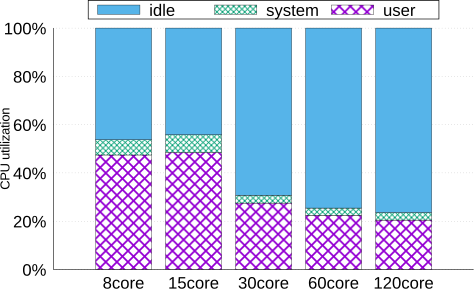

This chart was generated by the following gnuplot code:
set font "arial,12" 
set border 3 front lt black linewidth 0.500 dashtype solid
set boxwidth 0.80 absolute
set style fill   pattern 1 border lt -1
#set style fill  solid 1.00 border lt -1
set grid nopolar
set grid noxtics nomxtics ytics nomytics noztics nomztics \
 nox2tics nomx2tics noy2tics nomy2tics nocbtics nomcbtics
set grid layerdefault   lt 0 linewidth 0.600,  lt 0 linewidth 0.600
set key above horizontal Left reverse enhanced autotitle columnhead box lt black linewidth 2.000 dashtype solid font "arial,18" 
set style histogram columnstacked title textcolor lt 1 
set datafile missing '-'
set style data histograms
set xtics border in scale 1,0.5 nomirror norotate font "arial,18" autojustify
#set xtics rotate by -45
set xtics  norangelimit
set xtics   ()
set ytics border in scale 0,0 mirror norotate  autojustify font "arial,18"
set ylabel "CPU utilization"  font "arial,14"
set ztics border in scale 0,0 nomirror norotate  autojustify
set cbtics border in scale 0,0 mirror norotate  autojustify
set rtics axis in scale 0,0 nomirror norotate  autojustify
set paxis 1 tics border in scale 0,0 nomirror norotate  autojustify
set paxis 1 tics autofreq  rangelimit
set paxis 2 tics border in scale 0,0 nomirror norotate  autojustify
set paxis 2 tics autofreq  rangelimit
set paxis 3 tics border in scale 0,0 nomirror norotate  autojustify
set paxis 3 tics autofreq  rangelimit
set paxis 4 tics border in scale 0,0 nomirror norotate  autojustify
set paxis 4 tics autofreq  rangelimit
set paxis 5 tics border in scale 0,0 nomirror norotate  autojustify
set paxis 5 tics autofreq  rangelimit
set paxis 6 tics border in scale 0,0 nomirror norotate  autojustify
set paxis 6 tics autofreq  rangelimit
set paxis 7 tics border in scale 0,0 nomirror norotate  autojustify
set paxis 7 tics autofreq  rangelimit
#set yrange [ 0.00 : * ] noreverse nowriteback
x = 0.0
i = 20

set yrange [0:100] 
set format y '%2.0f%%

set output 'grep_cpuutils.eps'
set term eps
plot './data/grep_cpuutils.data' using 2 ti col, '' using 3 ti col, '' \
		using 4 ti col, '' using 5 ti col, '' using 6:key(1) ti col
